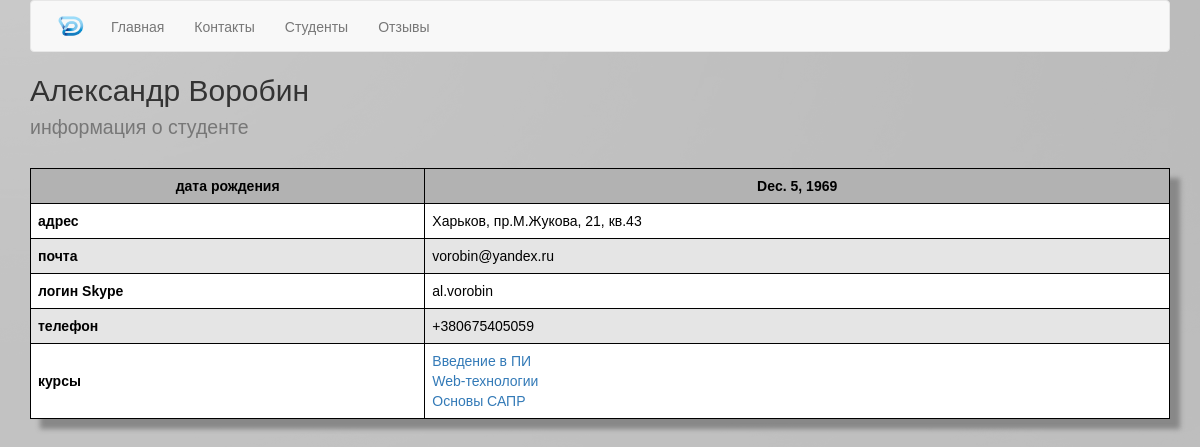
The app's page /students/6/ with its own data.
### students/models.py (models this page shows, shortened)
class Student(models.Model):
    name = models.CharField(max_length=255)
    surname = models.CharField(max_length=255)
    date_of_birth = models.DateField()
    email = models.EmailField()
    phone = models.CharField(max_length=255)
    address = models.CharField(max_length=255)
    skype = models.CharField(max_length=255)
    courses = models.ManyToManyField(Course)
    short_description = models.CharField(max_length=255)
    description =  models.TextField()

### courses/models.py (models this page shows, shortened)
class Course(models.Model):
    name = models.CharField(max_length=255)
    short_description = models.CharField(max_length=255)
    description =  models.TextField()
    coach = models.ForeignKey(Coach, null=True, blank=True, related_name='coach_courses')

### students/views.py (the view)
# urls.py: url(r'^(?P<pk>\d+)/$', StudentDetailView.as_view(), name='detail'),
class StudentDetailView(DetailView):
    model = Student
    def get_context_data(self, **kwargs):
        logger.debug("Students detail view has been debugged")
        logger.info("Logger of students detail view informs you!")
        logger.warning("Logger of students detail view warns you!")
        logger.error("Students detail view went wrong!")
        return super(StudentDetailView, self).get_context_data(**kwargs)

### templates/students/student_detail.html (shortened to what this page needs)
{% extends "base.html" %}
{% load staticfiles %}
{% block content %}
    <h2>{{ student.name }} {{ student.surname }}<br>
    <small>информация о студенте</small></h2>
    <br>
      <div class="StudentTable">
        <table class="table-hover">
                <tbody>
                    <tr>
                       <td><b>дата рождения</b></td>
                       <td>{{ student.date_of_birth }}</td>
                    </tr>
                    <tr>
                       <td><b>адрес</b></td>
                       <td>{{ student.address }}</td>
                    </tr>
                    <tr>
                       <td><b>почта</b></td>
                       <td>{{ student.email }}</td>
                    </tr>
                    <tr>
                       <td><b>логин Skype</b></td>
                       <td>{{ student.skype }}</td>
                    </tr>
                    <tr>
                       <td><b>телефон</b></td>
                       <td>{{ student.phone }}</td>
                    </tr>
                    <tr>
                       <td><b>курсы</b></td>
                       <td>
                           {% for course in student.courses.all %}
                                <a href="{% url 'courses:detail' course.id %}">{{ course.name }}</a><br>
                           {% endfor %}
                        </td>
                    </tr>
                  </tbody>
             </table>
        </div>
      </div>
{% endblock content %}

### static/css/style.css (style rules this page uses)
.back { background-image: url("../images/back.png"); }
.StudentTable { margin:0px;padding:0px; width:100%; box-shadow: 10px 10px 5px #888888; border:1px solid #000000; }
.StudentTable table { border-collapse: collapse; border-spacing: 0; width:100%; height:100%; margin:0px;padding:0px; }
.StudentTable tr:nth-child(odd) { background-color:#e5e5e5; }
.StudentTable tr:nth-child(even) { background-color:#ffffff; }
.StudentTable td { vertical-align:middle; border:1px solid #000000; border-width:0px 1px 1px 0px; text-align:left; padding:7px; font-size:14px; font-family:Arial; font-weight:normal; color:#000000; }
.StudentTable tr:last-child td { border-width:0px 1px 0px 0px; }
.StudentTable tr td:last-child { border-width:0px 0px 1px 0px; }
.StudentTable tr:last-child td:last-child { border-width:0px 0px 0px 0px; }
.StudentTable tr:first-child td { background-color: #b2b2b2; border:0px solid #000000; text-align:center; border-width:0px 0px 1px 1px; font-size:14px; font-family:Arial; font-weight:bold; color:#000000; }
.StudentTable tr:first-child td:first-child { border-width:0px 0px 1px 0px; }
.StudentTable tr:first-child td:last-child { border-width:0px 0px 1px 1px; }

### records on screen
Student: name "Александр", surname "Воробин", date_of_birth "Dec. 5, 1969", address "Харьков, пр.М.Жукова, 21, кв.43", email "vorobin@yandex.ru", skype "al.vorobin", phone "+380675405059"
Course: name "Введение в ПИ"
Course: name "Web-технологии"
Course: name "Основы САПР"
